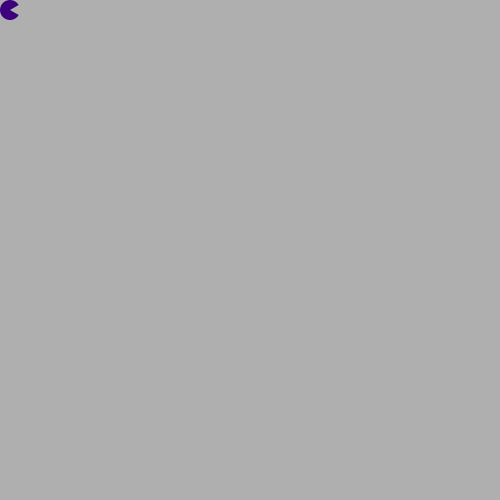
Frame 1 (no input)
Frame 60 (the mouse pressed at the canvas centre just before this capture): identical to frame 1, image omitted
Frame 120 (the mouse held since frame 60 and released just before this capture): identical to frame 1, image omitted

The Processing sketch that drew this single still picture (run headless with seeded random() and noise(); from frame 60 on, the mouse is pressed at the canvas centre):

// Processing sketch: processing_51853
// ── processing_51853.pde

int radius = 10, direction = 1,time,intervel = 700;
//time and intervel to open and close mouth 
float x = 10, y = 10, speed = 0.5; 
void setup() 
{ 
  size(500,500); 
  smooth(); 
  ellipseMode(RADIUS);
  fill(62,1,124);
  noStroke(); 
  time = millis();//number of milliseconds since program is run...
} 
void draw() 
{ 
  background(175);  
  if((x > width - radius) || (x < radius)) 
     direction = -direction;
  arc(x,y,radius,radius,0.52,5.76);
  if(key == CODED)//when a key is pressed...
  {
    background(175);
    frameRate(13);
    //slows it down a bit (program runs 13 times a second as opposed to 60) 
    //so you can see the mouth close
    if(keyCode == UP)// if the up arrow is pressed... 
      {
        arc(x,y,radius,radius,5.2,10.6);
        if(millis() > time + intervel)
        //milliseconds plus 700 - 700 milliseconds - 
        //if milliseconds is greater than 700 milliseconds
        //something will happen (every 0.7 seconds)
        {
          time = millis();
          arc(x,y,radius,radius,5.18,10.6);
          arc(x,y,radius,radius,5.08,10.7);
          arc(x,y,radius,radius,4.8,10.8);
          arc(x,y,radius,radius,4.5,11);
          ellipse(x,y,radius,radius);
          arc(x,y,radius,radius,4.5,11);
          arc(x,y,radius,radius,4.8,10.8);
          arc(x,y,radius,radius,5.08,10.7);
          //lots of different arcs with the angles geting smaller/bigger 
          //to give the illusion of a mouth opening/closing
        }
        y = y - 1;
        //changes the y value of the arcs every time the draw function is run 
        //so the pacman moves up on the y axis  
       
      }
    else if(keyCode == DOWN)
      {
        arc(x,y,radius,radius,8.4,13.7);
        if(millis() > time + intervel)
        {
          time = millis();
          arc(x,y,radius,radius,8.3,13.6);
          arc(x,y,radius,radius,8.2,13.5);
          arc(x,y,radius,radius,8.1,13.4);
          arc(x,y,radius,radius,8,13.3);
          arc(x,y,radius,radius,7.8,14);
          ellipse(x,y,radius,radius);
          arc(x,y,radius,radius,7.8,14);
          arc(x,y,radius,radius,8,13.3);
          arc(x,y,radius,radius,8.1,13.4);
          arc(x,y,radius,radius,8.2,13.5);
        }
        y = y + 1;
      }
    else if(keyCode == RIGHT)
      {
        arc(x,y,radius,radius,0.52,5.76);
        if(millis() > time + intervel)
        {
          time = millis();
          arc(x,y,radius,radius,0.52,5.76);
          arc(x,y,radius,radius,0.32,5);
          arc(x,y,radius,radius,0.12,3.5);
          arc(x,y,radius,radius,-3,0);
          ellipse(x,y,radius,radius);
          arc(x,y,radius,radius,-3,0);
          arc(x,y,radius,radius,0.12,3.5);
          arc(x,y,radius,radius,0.32,5);
        } 
        x = x + 1;
      }
    else
      {
        arc(x,y,radius,radius,3.67,8.90);
        if(millis() > time + intervel)
        {
          time = millis();
          arc(x,y,radius,radius,3.67,8.90);
          arc(x,y,radius,radius,3.47,9.1);
          arc(x,y,radius,radius,3.37,9.2);
          arc(x,y,radius,radius,3.17,9.4);
          arc(x,y,radius,radius,3.07,9.5);
          arc(x,y,radius,radius,3.17,9.4);
          arc(x,y,radius,radius,3.37,9.2);
          arc(x,y,radius,radius,3.47,9.1);
        }
        x = x - 1;
      } 
    if(x <= 10) 
      x = 10;
    if(x >= width - 10)
      x = width - 10; 
    if(y >= height - 10)
      y = height - 10;
    if(y <= 10)
      y = 10;
    //that's all to make it stop when it reaches the edge of the box.
    //if y = 10 then its stationary. 
    //I made it stop 10 away from the edge because 
    //otherwise half of it goes through the the edge/wall. 
  }
} 
